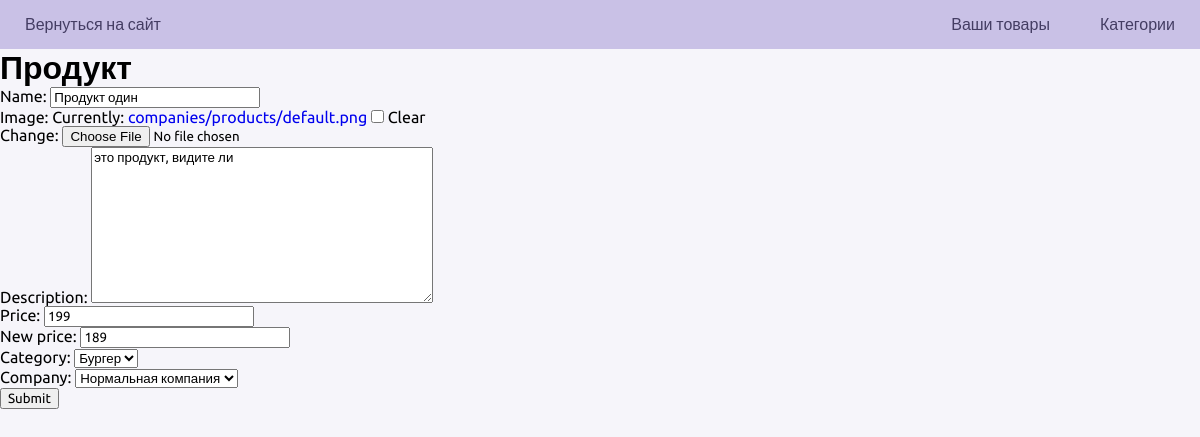
Page /product/update/3/ on the committed database.
### companies/models.py (models this page shows, shortened)
class Product(models.Model):
    name = models.CharField(max_length=255)
    image = models.ImageField(null=True, blank=True, upload_to='companies/products/', default='companies/products/default.png')
    description = models.TextField(null=True)
    price = models.PositiveIntegerField()
    new_price = models.PositiveIntegerField(null=True)
    category = ForeignKey(Category, on_delete=models.SET_NULL, null=True, blank=True)
    company = ForeignKey(Company, on_delete=models.CASCADE, null=True, blank=True)
    created_at = models.DateTimeField(auto_now_add=True)

class Category(models.Model):
    id = models.UUIDField(default=uuid.uuid4, unique=True, primary_key=True, editable=False)
    name = models.CharField(max_length=255)
    created_at = models.DateTimeField(auto_now_add=True)
    slug = models.CharField(max_length=255, unique=True)
    def  __str__(self):
        return self.name

class Company(models.Model):
    name = models.CharField(max_length=255)
    rating = models.SmallIntegerField(null=True)
    description = models.TextField(null=True)
    logo = models.ImageField(null=True, blank=True, upload_to='companies/logo/', default='companies/logo/default.png')
    logo_min = models.ImageField(null=True, blank=True, upload_to='companies/logo_min/', default='companies/logo_min/default.png')
    categories = models.ManyToManyField('Category', blank=True)
    is_confirmed = models.BooleanField(default=0)
    slug = models.CharField(max_length=255, unique=True)
    created_at = models.DateTimeField(auto_now_add=True)
    def  __str__(self):
        return self.name

### companies/views.py (the view)
# urls.py: path('product/update/<int:id>/', views.updateProduct, name='updateProduct'),
def updateProduct(request, id):
    product = Product.objects.get(id=id)
    form = ProductForm(instance=product)
    if request.method == 'POST':
        form = ProductForm(request.POST, instance=product)
        if form.is_valid():
            form.save()
            return redirect('index')
    context = {'form': form}
    return render(request, 'companies/product_form.html', context)

### companies/forms.py
class ProductForm(ModelForm):
    class Meta:
        model = Product
        fields = ['name', 'image', 'description', 'price', 'new_price', 'category', 'company']

### companies/templates/companies/product_form.html (shortened to what this page needs)
{% extends 'admin/main.html' %}
{% block content %}
{% load static %}
<link rel="stylesheet" href="{% static 'styles/admin.css' %}">
<h1>Продукт</h1>
<div class="content">
    <form method="post">
        {{ form.as_p }}
        <input type="submit">
    </form>
</div>
{% endblock %}

### static/styles/admin.css (style rules this page uses)
* { margin: 0; font-family: 'Ubuntu', sans-serif; }
body { background-color: #f6f5fa; }
a { text-decoration: none; }

### rows in the picture
Product: name "Продукт один", description "это продукт, видите ли", price "199", new_price "189", category "Бургер", company "Нормальная компания"
